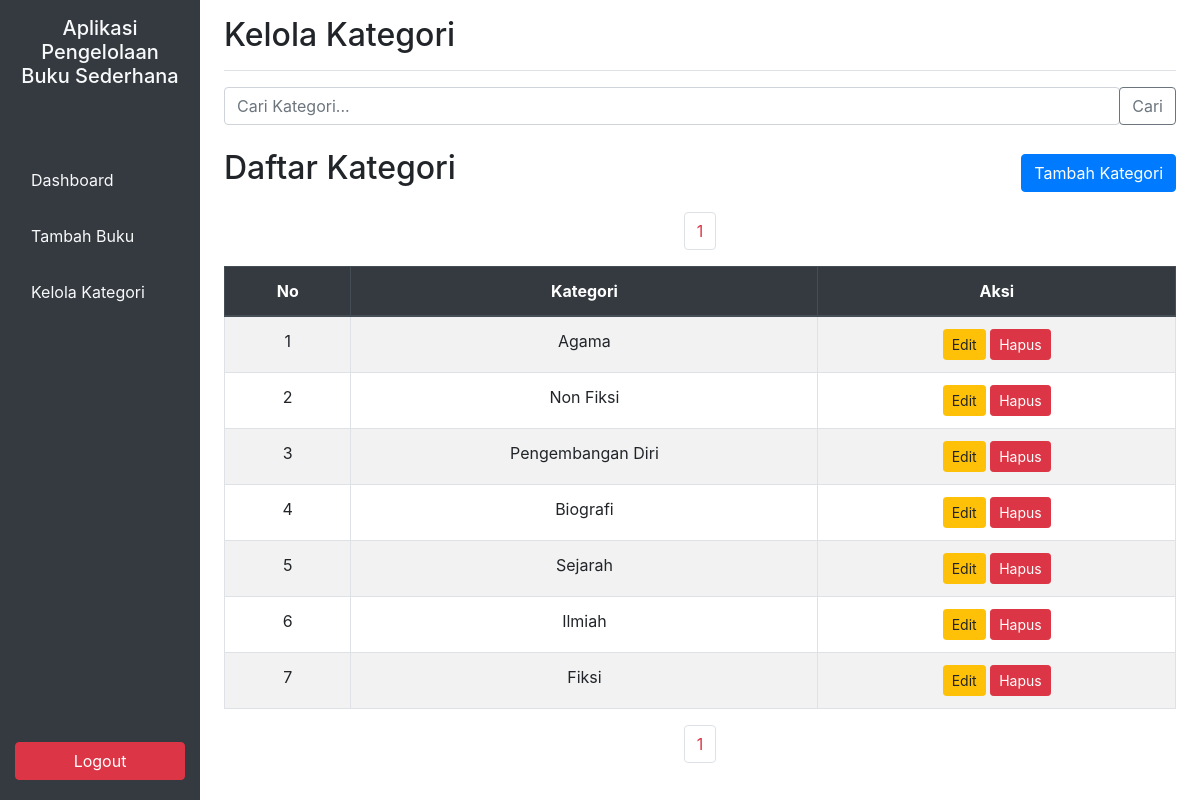
The page /aplikasi-pengelolaan-buku-sederhana/kategori.php (signed in) on the database its author committed.
### tables this page shows
CREATE TABLE `tbl_kategori` (
  `id` int NOT NULL,
  `kategori` varchar(100) NOT NULL
);

### aplikasi-pengelolaan-buku-sederhana/function.php (called while the page is built, shortened)
<?php
$conn = mysqli_connect(
    "localhost",
    "root",
    "",
    "db_buku"
);
function get($query) {
    global $conn;
    $results = [];
    $result = mysqli_query($conn,$query);
    while($row = mysqli_fetch_assoc($result)) {
        $results[] = $row;
    }
    return $results;
};
?>

### aplikasi-pengelolaan-buku-sederhana/kategori.php (the view, shortened to what this page needs)
<?php
require "function.php";
if(isset($_POST['btncari'])) {
    if(isset($_POST['cari'])) {
        $cari = $_POST['cari'];
        $_SESSION['cari'] = $cari;
    }
} else {
    if(isset($_POST['cari'])) {
        $cari = $_SESSION['cari'];
    } else {
        $cari = '';
    }
}
$result = mysqli_query($conn, "SELECT * FROM tbl_kategori");
$totalData = mysqli_num_rows($result);
$jumlahDataPerhalaman = 10;
$jumlahHalaman = ceil($totalData / $jumlahDataPerhalaman);
$halamanAktif = isset($_GET['page']) ? $_GET['page'] : 1;
$awalData = ($jumlahDataPerhalaman * $halamanAktif) - $jumlahDataPerhalaman;
$kategori = get("SELECT * FROM tbl_kategori WHERE kategori LIKE '%$cari%' ORDER BY id DESC LIMIT $awalData, $jumlahDataPerhalaman");
$jumlahLink = 3;
if($halamanAktif > $jumlahLink) {
    $awalLink = $halamanAktif - $jumlahLink;
} else {
    $awalLink = 1;
}
if($halamanAktif < $jumlahHalaman - $jumlahLink) {
    $akhirLink = $halamanAktif + $jumlahLink;
} else {
    $akhirLink = $jumlahHalaman;
}
$i = $awalData + 1;
?>
<!DOCTYPE html>
<html lang="en">
<head>
    <link href="https://stackpath.bootstrapcdn.com/bootstrap/4.5.2/css/bootstrap.min.css" rel="stylesheet">
    <link rel="stylesheet" href="css/style.css">
</head>
<body>
    <div class="container-fluid">
        <div class="row">
            <?php include "komponen/sidebar.php" ?>
            <main role="main" class="col-md-9 ml-sm-auto col-lg-10 px-md-4">
                <?php $pageTitle = "Kelola Kategori"; include "komponen/header.php" ?>
                <?php $text = "Cari Kategori..."; $arah="kategori.php"; include "komponen/searchbar.php" ?>
                <div class="d-flex justify-content-between align-items-center mt-4 mb-3">
                    <h2>Daftar Kategori</h2>
                    <a href="tambahkategori.php" class="btn btn-primary">Tambah Kategori</a>
                </div>
                <nav aria-label="Page navigation example">
                    <ul class="pagination justify-content-center">
                        <?php for($n = $awalLink; $n <= $akhirLink; $n++): ?>
                            <?php if($n == $halamanAktif): ?>
                                <li class="page-item"><a class="page-link fw-bold text-danger" href="?page=<?= $n ?>"><?= $n ?></a></li>
                            <?php else: ?>
                                <li class="page-item"><a class="page-link" href="?page=<?= $n ?>"><?= $n ?></a></li>
                            <?php endif; ?>
                        <?php endfor; ?>
                    </ul>
                </nav>
                <?php if(count($kategori) > 0) : ?>
                    <div class="table-responsive">
                        <table class="table table-striped table-bordered">
                            <thead class="thead-dark">
                                <tr>
                                    <th scope="col">No</th>
                                    <th scope="col">Kategori</th>
                                    <th scope="col">Aksi</th>
                                </tr>
                            </thead>
                            <tbody>
                                <?php foreach($kategori as $row) : ?>
                                    <tr>
                                        <td ><?= $i++ ?></td>
                                        <td><?= $row['kategori'] ?></td>
                                        <td>
                                            <a href="editkategori.php?id=<?= $row['id'] ?>" class="btn btn-sm btn-warning">Edit</a>
                                            <a onclick="return confirm('Anda yakin?') " href="hapuskategori.php?id=<?= $row['id'] ?>" class="btn btn-sm btn-danger">Hapus</a>
                                        </td>
                                    </tr>
                                <?php endforeach; ?>
                            </tbody>
                        </table>
                    </div>
                <?php else: ?>
                    <?php include "kategoritidakada.php" ?>
                <?php endif; ?>
                <nav aria-label="Page navigation example">
                    <ul class="pagination justify-content-center">
                        <?php for($n = $awalLink; $n <= $akhirLink; $n++): ?>
                            <?php if($n == $halamanAktif): ?>
                                <li class="page-item"><a class="page-link fw-bold text-danger" href="?page=<?= $n ?>"><?= $n ?></a></li>
                            <?php else: ?>
                                <li class="page-item"><a class="page-link" href="?page=<?= $n ?>"><?= $n ?></a></li>
                            <?php endif; ?>
                        <?php endfor; ?>
                    </ul>
                </nav>
            </main>
        </div>
    </div>
</body>
</html>

### aplikasi-pengelolaan-buku-sederhana/komponen/sidebar.php
<nav class="col-md-2 d-none d-md-block bg-dark sidebar fixed-top vh-100">
    <div class="sidebar-sticky d-flex flex-column justify-content-between h-100">
        <div>
            <h5 class="text-center text-light py-3">Aplikasi Pengelolaan Buku Sederhana</h5>
            <ul class="nav flex-column mt-5">
                <li class="nav-item my-2">
                    <a class="nav-link text-light" href="index.php?dashboard">
                        Dashboard
                    </a>
                </li>
                <li class="nav-item my-2">
                    <a class="nav-link text-light" href="tambah_buku.php">
                        Tambah Buku
                    </a>
                </li>
                <li class="nav-item my-2">
                    <a class="nav-link text-light" href="kategori.php?kategori">
                        Kelola Kategori
                    </a>
                </li>
            </ul>
        </div>
        <form action="logout.php" method="post">
            <button name="logout" style="width: 100%;margin-bottom:20px;" class="btn btn-danger">Logout</button>
        </form>
    </div>
</nav>

### aplikasi-pengelolaan-buku-sederhana/komponen/header.php
<div class="d-flex justify-content-between flex-wrap flex-md-nowrap align-items-center pt-3 pb-2 mb-3 border-bottom">
    <h1 class="h2"><?= $pageTitle ?></h1>
</div>

### aplikasi-pengelolaan-buku-sederhana/komponen/searchbar.php
<div class="input-group mb-3">
    <form action="<?= $arah ?>" method="post" class="form-inline w-100 d-flex">
        <input name="cari" type="text" class="form-control flex-grow-1" placeholder='<?= $text ?>'>
        <div class="input-group-append">
            <button class="btn btn-outline-secondary" type="submit" name="btncari">Cari</button>
        </div>
    </form>
</div>

### aplikasi-pengelolaan-buku-sederhana/css/style.css (style rules this page uses)
.sidebar .nav-link { color: #ffffff; transition: background-color 0.3s ease, color 0.3s ease; }
tr, td { text-align:center; }

### rows shown on the page
tbl_kategori: kategori "Agama"
tbl_kategori: kategori "Non Fiksi"
tbl_kategori: kategori "Pengembangan Diri"
tbl_kategori: kategori "Biografi"
tbl_kategori: kategori "Sejarah"
tbl_kategori: kategori "Ilmiah"
tbl_kategori: kategori "Fiksi"

### other values the page prints
$pageTitle "Kelola Kategori"
